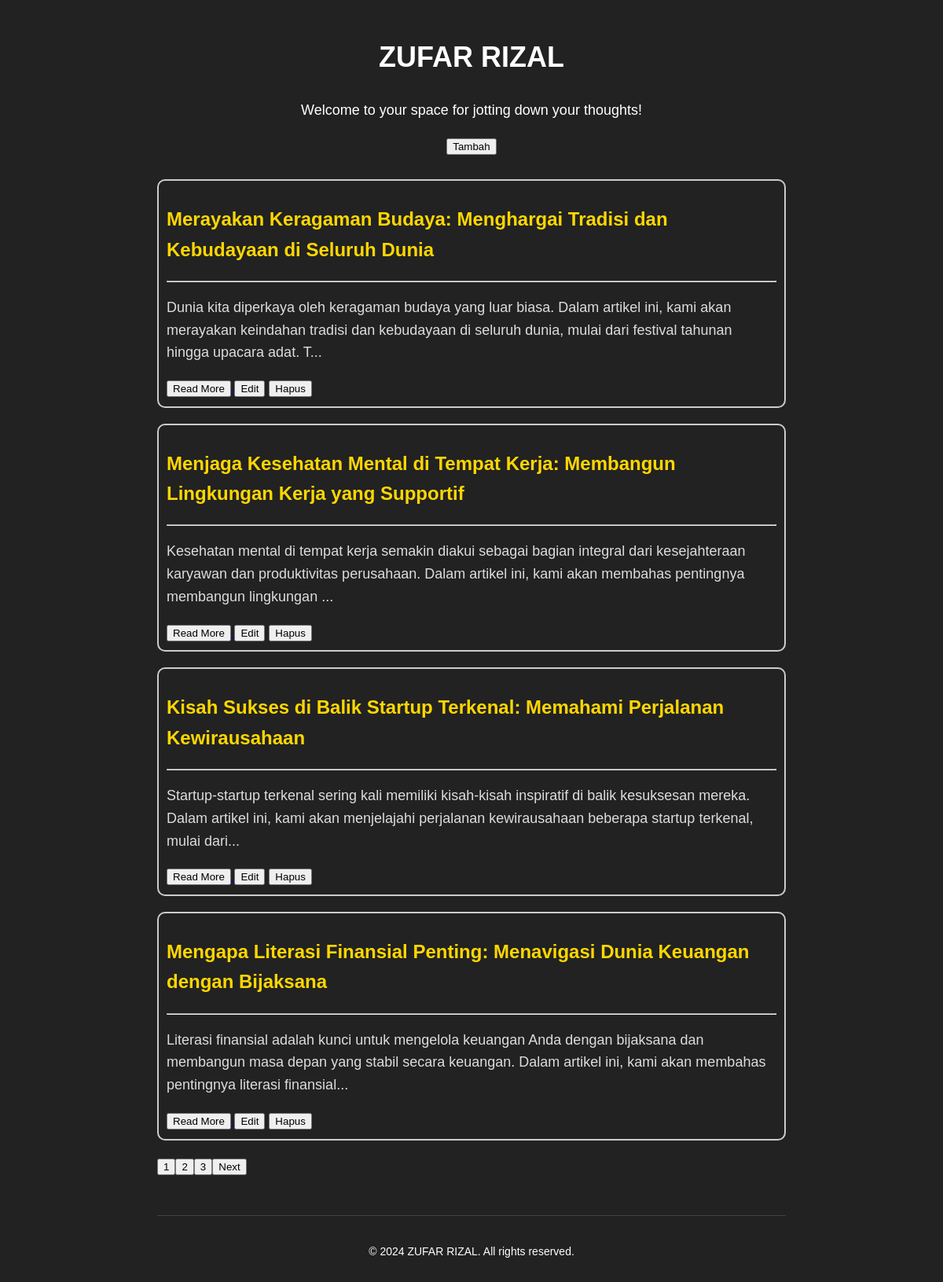
The page / on the database its author committed.
### tables this page shows
CREATE TABLE `articles` (
  `id` int(11) NOT NULL,
  `title` varchar(255) NOT NULL,
  `content` text NOT NULL,
  `created_at` timestamp NOT NULL DEFAULT current_timestamp()
);

### index.php (the view, shortened to what this page needs)
<!DOCTYPE html>
<html lang="en">
<head>
  <link rel="stylesheet" href="style.css">
</head>
<body>
  <div class="container">
    <header>
      <h1>ZUFAR RIZAL</h1>
      <p>Welcome to your space for jotting down your thoughts!</p>
      <a href="add_article.php"><button>Tambah</button></a>
    </header>
    <?php
    $servername = "localhost";
    $username = "root";
    $password = "";
    $dbname = "articles";
    $conn = new mysqli($servername, $username, $password, $dbname);
    $articles_per_page = 4;
    $current_page = isset($_GET['page']) ? $_GET['page'] : 1;
    $offset = ($current_page - 1) * $articles_per_page;
    $sql = "SELECT * FROM articles ORDER BY created_at DESC LIMIT $offset, $articles_per_page";
    $result = $conn->query($sql);
    if ($result->num_rows > 0) {
      while ($row = $result->fetch_assoc()) {
        $content_short = substr($row["content"], 0, 200);
        echo "<div class='post'>";
        echo "<h2>" . $row["title"] . "</h2>";
        echo "<hr/>";
        echo "<p>" . $content_short . "...</p>";
        echo "<a href='article.php?id=" . $row['id'] . "'><button>Read More</button> </a>";
        echo "<form class='edit-form' action='edit_article.php' method='get'>";
        echo "<input type='submit' value='Edit'>";
        echo "</form>";
        echo "<form class='delete-form' action='delete_article.php' method='post'>";
        echo "<input type='submit' value='Hapus'>";
        echo "</form>";
        echo "</div>";
      }
    } else {
      echo "Belum ada artikel.";
    }
    $conn = new mysqli($servername, $username, $password, $dbname);
    $sql = "SELECT COUNT(*) AS total FROM articles";
    $result = $conn->query($sql);
    $row = $result->fetch_assoc();
    $total_articles = $row['total'];
    $total_pages = ceil($total_articles / $articles_per_page);
    echo "<div class='pagination'>";
    for ($i = 1; $i <= $total_pages; $i++) {
      echo "<a href='index.php?page=" . $i . "' class='" . ($current_page == $i ? "active" : "") . "'><button>" . $i . "</button></a>";
    }
    if ($current_page < $total_pages) {
      echo "<a href='index.php?page=" . ($current_page + 1) . "'><button>Next</button></a>";
    }
    echo "</div>";
    ?>
    <footer>
      <p>© 2024 ZUFAR RIZAL. All rights reserved.</p>
    </footer>
  </div>
</body>
</html>

### style.css (style rules this page uses)
body { font-family: Arial, sans-serif; background-color: #222; color: #fff; padding: 20px; margin: 0; line-height: 1.6; }
.container { max-width: 800px; margin: auto; }
header { text-align: center; margin-bottom: 30px; }
h1 { font-size: 36px; }
h2 { font-size: 24px; }
p { font-size: 18px; }
.post { border: 2px solid #ccc; border-radius: 10px; padding: 10px; margin-bottom: 20px; }
.post h2 { color: #ffd700; }
.post p { color: #ddd; }
.delete-form, .edit-form { display: inline; margin-right: 5px; }
footer { text-align: center; margin-top: 50px; padding-top: 20px; border-top: 1px solid #444; }
footer p { font-size: 14px; }

### rows shown on the page
articles: title "Merayakan Keragaman Budaya: Menghargai Tradisi dan Kebudayaan di Seluruh Dunia", content "Dunia kita diperkaya oleh keragaman budaya yang luar biasa. Dalam artikel ini, kami akan merayakan keindahan tradisi dan kebudayaan di seluruh dunia, mulai dari festival tahunan hingga upacara adat. T"
articles: title "Menjaga Kesehatan Mental di Tempat Kerja: Membangun Lingkungan Kerja yang Supportif", content "Kesehatan mental di tempat kerja semakin diakui sebagai bagian integral dari kesejahteraan karyawan dan produktivitas perusahaan. Dalam artikel ini, kami akan membahas pentingnya membangun lingkungan"
articles: title "Kisah Sukses di Balik Startup Terkenal: Memahami Perjalanan Kewirausahaan", content "Startup-startup terkenal sering kali memiliki kisah-kisah inspiratif di balik kesuksesan mereka. Dalam artikel ini, kami akan menjelajahi perjalanan kewirausahaan beberapa startup terkenal, mulai dari"
articles: title "Mengapa Literasi Finansial Penting: Menavigasi Dunia Keuangan dengan Bijaksana", content "Literasi finansial adalah kunci untuk mengelola keuangan Anda dengan bijaksana dan membangun masa depan yang stabil secara keuangan. Dalam artikel ini, kami akan membahas pentingnya literasi finansial"
